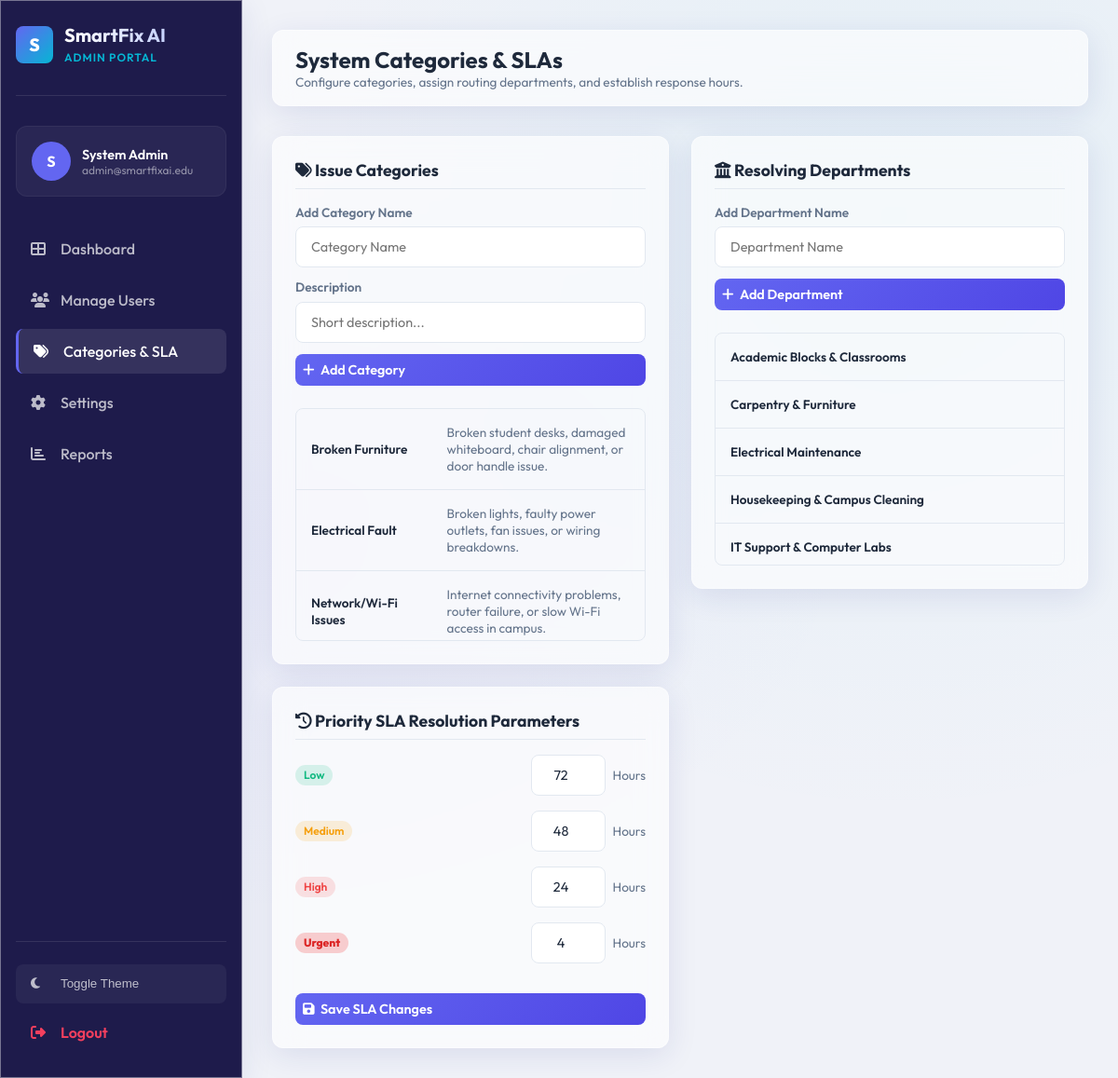
Screenshot of /admin/categories.php (signed in) with the database file from the repository.
### tables this page shows
CREATE TABLE `categories` (
    `id` INT AUTO_INCREMENT PRIMARY KEY,
    `name` VARCHAR(100) UNIQUE NOT NULL,
    `description` TEXT NULL,
    `created_at` TIMESTAMP DEFAULT CURRENT_TIMESTAMP
);

CREATE TABLE `departments` (
    `id` INT AUTO_INCREMENT PRIMARY KEY,
    `name` VARCHAR(100) UNIQUE NOT NULL,
    `created_at` TIMESTAMP DEFAULT CURRENT_TIMESTAMP
);

CREATE TABLE `priorities` (
    `id` INT AUTO_INCREMENT PRIMARY KEY,
    `name` ENUM('low', 'medium', 'high', 'urgent') NOT NULL UNIQUE,
    `sla_hours` INT NOT NULL
);

### admin/categories.php (the view, shortened to what this page needs)
<?php
try {
    $db = Database::getInstance()->getConnection();
    $categories = $db->query("SELECT * FROM categories ORDER BY name ASC")->fetchAll();
    $departments = $db->query("SELECT * FROM departments ORDER BY name ASC")->fetchAll();
    $priorities = $db->query("SELECT * FROM priorities ORDER BY id ASC")->fetchAll();
} catch (Exception $e) {
    error_log("Categories/SLA config page failed: " . $e->getMessage());
    $error = "Database operation failed: " . $e->getMessage();
}
require_once __DIR__ . '/../includes/header.php';
require_once __DIR__ . '/../includes/sidebar.php';
?>
<div class="main-content">
    <div class="top-navbar glass-panel">
        <div>
            <h1 style="font-size: 1.5rem; font-weight: 700; margin: 0;">System Categories & SLAs</h1>
            <p style="font-size: 0.85rem; color: var(--text-secondary); margin: 0;">Configure categories, assign routing departments, and establish response hours.</p>
        </div>
    </div>
    <div style="display: grid; grid-template-columns: repeat(auto-fit, minmax(320px, 1fr)); gap: 1.5rem; align-items: start;">
        <div class="glass-panel" style="padding: 1.5rem;">
            <h3 style="font-size: 1.1rem; font-weight: 700; margin-bottom: 1rem; border-bottom: 1px solid var(--border-color); padding-bottom: 0.5rem;"><i class="fas fa-tags"></i> Issue Categories</h3>
            <form action="<?php echo htmlspecialchars($_SERVER['PHP_SELF']); ?>" method="POST" style="margin-bottom: 1.5rem; display: flex; flex-direction: column; gap: 0.75rem;">
                <div class="form-group" style="margin-bottom: 0;">
                    <label class="form-label" for="catName">Add Category Name</label>
                    <input type="text" name="name" id="catName" class="form-control" placeholder="Category Name" required>
                </div>
                <div class="form-group" style="margin-bottom: 0;">
                    <label class="form-label" for="catDesc">Description</label>
                    <input type="text" name="description" id="catDesc" class="form-control" placeholder="Short description..." required>
                </div>
                <button type="submit" class="btn" style="padding: 0.5rem;"><i class="fas fa-plus"></i> Add Category</button>
            </form>
            <div style="max-height: 250px; overflow-y: auto; border: 1px solid var(--border-color); border-radius: var(--border-radius-sm);">
                <table class="custom-table" style="font-size: 0.85rem;">
                    <tbody>
                        <?php foreach ($categories as $cat): ?>
                            <tr>
                                <td style="font-weight: 600;"><?php echo htmlspecialchars($cat['name']); ?></td>
                                <td style="color: var(--text-secondary);"><?php echo htmlspecialchars($cat['description']); ?></td>
                            </tr>
                        <?php endforeach; ?>
                    </tbody>
                </table>
            </div>
        </div>
        <div class="glass-panel" style="padding: 1.5rem;">
            <h3 style="font-size: 1.1rem; font-weight: 700; margin-bottom: 1rem; border-bottom: 1px solid var(--border-color); padding-bottom: 0.5rem;"><i class="fas fa-university"></i> Resolving Departments</h3>
            <form action="<?php echo htmlspecialchars($_SERVER['PHP_SELF']); ?>" method="POST" style="margin-bottom: 1.5rem; display: flex; flex-direction: column; gap: 0.75rem;">
                <div class="form-group" style="margin-bottom: 0;">
                    <label class="form-label" for="deptName">Add Department Name</label>
                    <input type="text" name="name" id="deptName" class="form-control" placeholder="Department Name" required>
                </div>
                <button type="submit" class="btn" style="padding: 0.5rem;"><i class="fas fa-plus"></i> Add Department</button>
            </form>
            <div style="max-height: 250px; overflow-y: auto; border: 1px solid var(--border-color); border-radius: var(--border-radius-sm);">
                <table class="custom-table" style="font-size: 0.85rem;">
                    <tbody>
                        <?php foreach ($departments as $d): ?>
                            <tr>
                                <td style="font-weight: 600;"><?php echo htmlspecialchars($d['name']); ?></td>
                            </tr>
                        <?php endforeach; ?>
                    </tbody>
                </table>
            </div>
        </div>
        <div class="glass-panel" style="padding: 1.5rem;">
            <h3 style="font-size: 1.1rem; font-weight: 700; margin-bottom: 1rem; border-bottom: 1px solid var(--border-color); padding-bottom: 0.5rem;"><i class="fas fa-history"></i> Priority SLA Resolution Parameters</h3>
            <form action="<?php echo htmlspecialchars($_SERVER['PHP_SELF']); ?>" method="POST" style="display: flex; flex-direction: column; gap: 1rem;">
                <?php foreach ($priorities as $prio): ?>
                    <div class="form-group" style="margin-bottom: 0; display: flex; align-items: center; justify-content: space-between; gap: 1rem;">
                        <label class="form-label" style="margin-bottom: 0; text-transform: uppercase; font-weight: 700;">
                            <span class="badge badge-<?php echo htmlspecialchars($prio['name']); ?>"><?php echo htmlspecialchars($prio['name']); ?></span>
                        </label>
                        <div style="display: flex; align-items: center; gap: 0.5rem;">
                            <input type="number" name="sla[<?php echo $prio['id']; ?>]" class="form-control" value="<?php echo $prio['sla_hours']; ?>" style="width: 80px; text-align: center;" min="1" required>
                            <span style="font-size: 0.85rem; color: var(--text-secondary);">Hours</span>
                        </div>
                    </div>
                <?php endforeach; ?>
                <button type="submit" class="btn" style="padding: 0.5rem; margin-top: 1rem;"><i class="fas fa-save"></i> Save SLA Changes</button>
            </form>
        </div>
    </div>
</div>
<?php require_once __DIR__ . '/../includes/footer.php'; ?>

### rows the page displays
categories: name "Broken Furniture", description "Broken student desks, damaged whiteboard, chair alignment, or door handle issue."
categories: name "Electrical Fault", description "Broken lights, faulty power outlets, fan issues, or wiring breakdowns."
categories: name "Network/Wi-Fi Issues", description "Internet connectivity problems, router failure, or slow Wi-Fi access in campus."
departments: name "Academic Blocks & Classrooms"
departments: name "Carpentry & Furniture"
departments: name "Electrical Maintenance"
departments: name "Housekeeping & Campus Cleaning"
departments: name "IT Support & Computer Labs"
priorities: name "Low", sla_hours "72"
priorities: name "Medium", sla_hours "48"
priorities: name "High", sla_hours "24"
priorities: name "Urgent", id+sla_hours "4"

### other values shown
$role "ADMIN"
substr($name, 0, 1) "S"
$name "System Admin"
$email "admin@smartfixai.edu"
